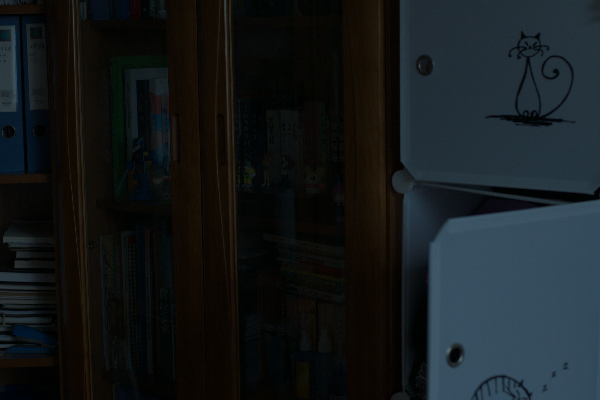
#> input picture test/1.png, 600 x 400 px
$ python -i matrics.py   (imports and definitions only)   (older library calls are emulated)
#> lines starting #> are read from the running program, lines starting #| are printed output that depends on the picture
#> further down, picture is the input picture: PIL image 600x400 RGB; mean R, G, B 21, 25.8, 27.9
from skimage.metrics import peak_signal_noise_ratio as psnr
from skimage.metrics import structural_similarity as ssim
from PIL import Image
import numpy as np
import math

def PSNR(img1:Image, img2:Image):
    img1 = np.array(img1)
    img2 = np.array(img2)
    return psnr(img1, img2)

def SSIM(img1:Image, img2:Image):
    img1 = np.array(img1)
    img2 = np.array(img2)
    return ssim(img1, img2, multichannel=True)

def MAE(img1:Image, img2:Image):
    img1 = np.array(img1)
    img2 = np.array(img2)
    return np.mean(abs(img1 - img2))


def Entrpoy(img: Image): # return[[R(bits, per_pixel)],[G],[B],[L]]
    rgb = img.convert("RGB")
    grey = img.convert("L")
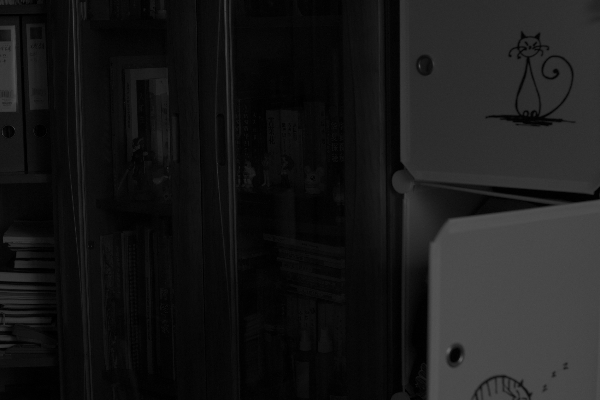
#> grey: PIL image 600x400 L; min 0, max 100, mean 24.6
    r, g, b = [np.asarray(component) for component in rgb.split()]
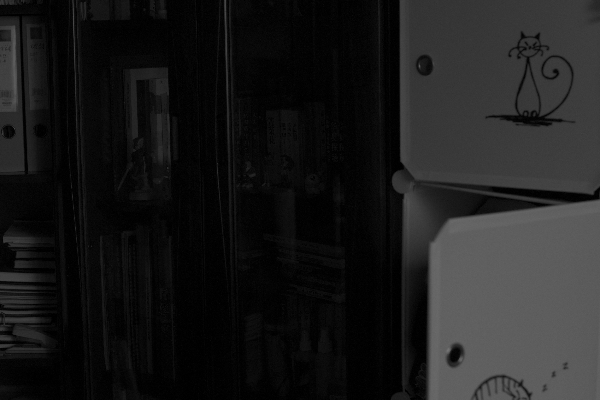
#> b: shape (400, 600); min 0, max 116, mean 27.9
    l = np.asarray(grey)

    def cal_entropy(channel: np.ndarray):  # calculate the entropy for one channel
        hist, _ = np.histogram(channel, bins=range(0, 256))
#> hist = 255 values, max 8372 at index 0, min 0 at index 73, mean 941.2
        hist = hist[hist > 0]
#> hist = 80 values, max 8372 at index 0, min 1 at index 69, mean 3000
        bits = -np.log10(hist / hist.sum()).sum()
#> bits = 205.4
        per_pixel = bits / channel.size
#> per_pixel = 0.000856
        return [bits, per_pixel]

    return [cal_entropy(r), cal_entropy(g), cal_entropy(b), cal_entropy(l)]

def EME(img: Image, s: int): #s: the size of small square batch to be calculated
    rgb = img.convert("RGB")
    grey = img.convert("L")
    r, g, b = [np.asarray(component) for component in rgb.split()]
    l = np.asarray(grey)

    def cal_eme(channel: np.ndarray, s: int):
        s1, s2 = channel.shape
        s1 = math.floor(s1 / s)
        s2 = math.floor(s2 / s)
        eme = 0
        for i in range(0, channel.shape[0], s1):
            for j in range(0, channel.shape[1], s2):
                temp_c = channel[i:i+s1, j:j+s2]
                eme += 20 * np.log10((np.max(temp_c) + 1) / (np.min(temp_c) + 1)) #using 1e-6 might cause the dark image's EME to be very large
        return eme / (s1 * s2)

    return [cal_eme(r, s), cal_eme(g, s), cal_eme(b, s), cal_eme(l, s)]

>>> from PIL import Image
>>> picture = Image.open('test/1.png')
>>> result = Entrpoy(picture)
#> result = [[205.4, 0.000856], [269.8, 0.00112], [299.6, 0.00125], [256.4, 0.00107]]

$ run again, on test/14.png
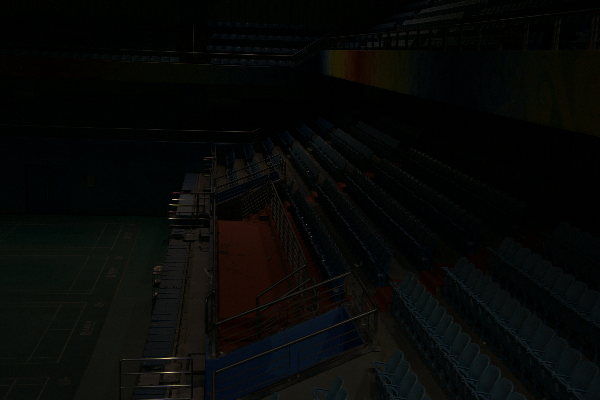
#> input picture test/14.png, 600 x 400 px
#> picture is the input picture: PIL image 600x400 RGB; mean R, G, B 7, 8.2, 6.8
#> in Entrpoy, `r, g, b = [np.asarray(component) for component in rgb.split()]`:
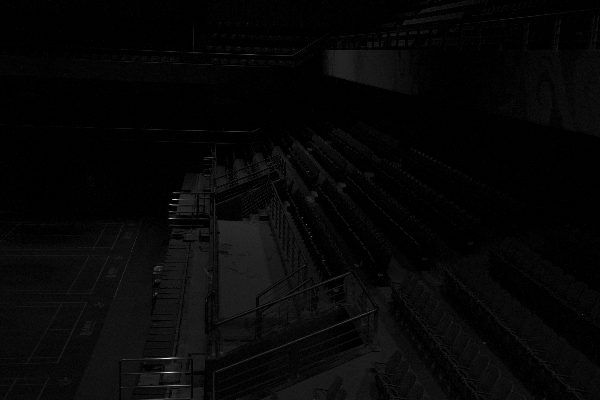
#> r: shape (400, 600); min 0, max 233, mean 7
#> in Entrpoy, `r, g, b = [np.asarray(component) for component in rgb.split()]`:
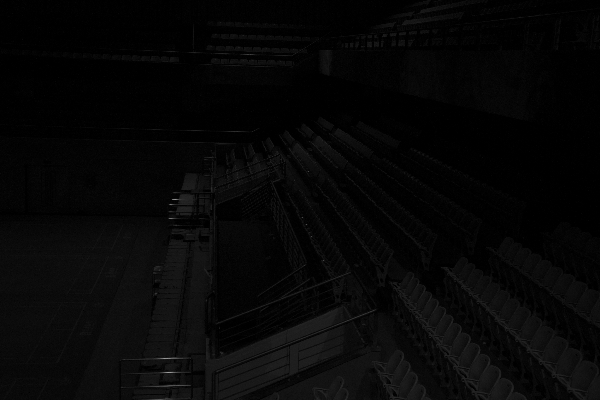
#> b: shape (400, 600); min 0, max 158, mean 6.8
#> in cal_entropy, `hist, _ = np.histogram(channel, bins=range(0, 256))`: hist = 255 values, max 69456 at index 0, min 0 at index 86, mean 941.2
#> in cal_entropy, `hist = hist[hist > 0]`: hist = 143 values, max 69456 at index 0, min 1 at index 73, mean 1678.3
#> bits = 588.6
#> per_pixel = 0.00245
#> result = [[588.6, 0.00245], [574.6, 0.00239], [475.3, 0.00198], [564.7, 0.00235]]
